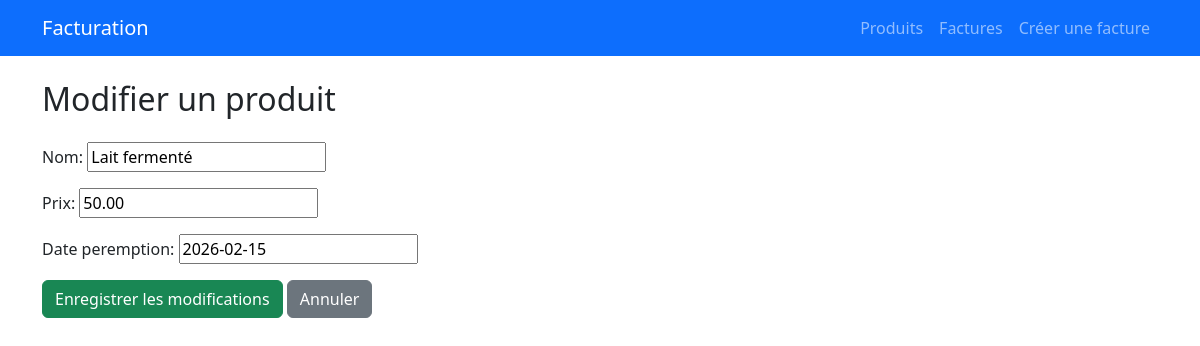
The app's page /produit/3/modifier/, older data.
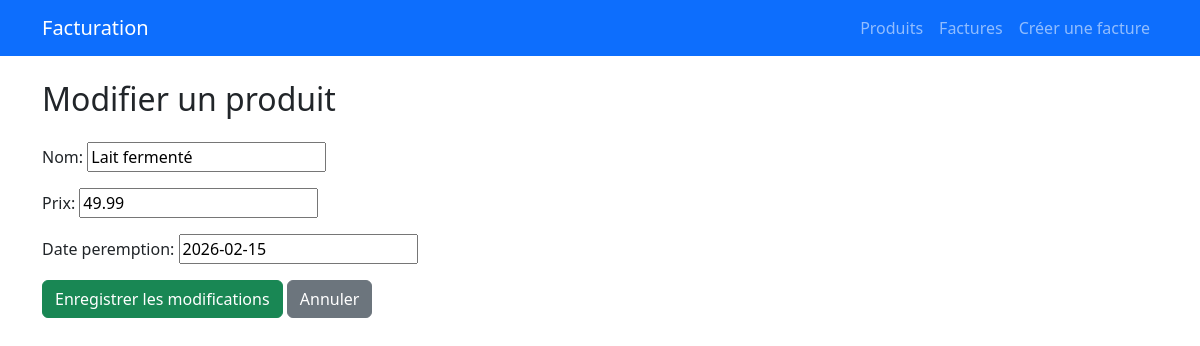
The same page, newer data.
### gestion/models.py (models this page shows, shortened)
class Produit(models.Model):
    nom = models.CharField(max_length=100)
    prix = models.DecimalField(max_digits=10, decimal_places=2)
    date_peremption = models.DateField()

### gestion/views.py (the view)
# urls.py: path('produit/<int:pk>/modifier/', views.ProduitUpdateView.as_view(), name='produit_modifier'),
class ProduitUpdateView(UpdateView):
    model = Produit
    fields = ['nom', 'prix', 'date_peremption']
    template_name = 'produit_form.html'
    success_url = reverse_lazy('produit_liste')

### gestion/templates/produit_form.html (shortened to what this page needs)
{% extends 'base.html' %}
{% block content %}
  <h2 class="mb-4">
    {% if object %}Modifier un produit{% else %}Ajouter un produit{% endif %}
  </h2>
  <form method="post" class="mb-3">
    <div class="mb-3">
      {{ form.as_p }}
    </div>
    <button type="submit" class="btn btn-success">
      {% if object %}Enregistrer les modifications{% else %}Ajouter le produit{% endif %}
    </button>
    <a href="{% url 'produit_liste' %}" class="btn btn-secondary">Annuler</a>
  </form>
{% endblock %}

Row changes from the older to the newer data that the page shows:
changed Produit "Lait fermenté": prix "50.00" → "49.99"
